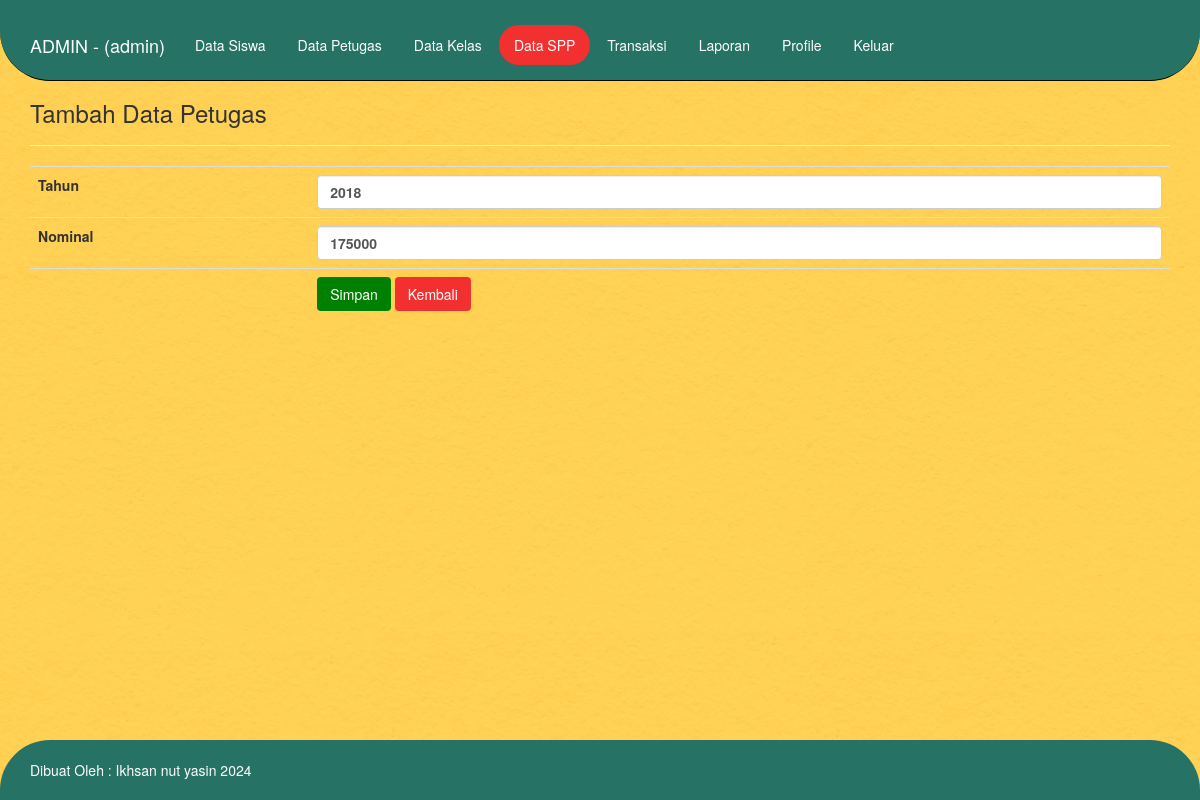
The page /app/admin/edit_spp.php?id=2 (signed in) on the database its author committed.
### tables this page shows
CREATE TABLE `tb_petugas` (
  `id_petugas` int(11) NOT NULL,
  `username` varchar(35) NOT NULL,
  `password` varchar(50) NOT NULL,
  `nama_petugas` varchar(35) NOT NULL,
  `alamat` varchar(100) NOT NULL,
  `telepon` varchar(15) NOT NULL,
  `level` enum('admin','petugas') NOT NULL
);

CREATE TABLE `tb_spp` (
  `id_spp` int(11) NOT NULL,
  `tahun` int(11) NOT NULL,
  `nominal` int(11) NOT NULL
);

### app/admin/edit_spp.php (the view, shortened to what this page needs)
<?php
    include "../inc/koneksi.php";
    $qprofil = mysqli_query($konek, "SELECT * FROM tb_petugas WHERE id_petugas='$_SESSION[id]'");
    $profil = mysqli_fetch_array($qprofil);
?>
<!DOCTYPE html>
<html lang="en">
<head>
    <link href="./../assets/css/bootstrap.min.css" rel="stylesheet">
    <link href="./../assets/style.css" rel="stylesheet">
</head>
<body>
     <nav class="navbar navbar-default navbar-fixed-top" style="border-radius: 0px 0px 50px 50px; border-color: black; background-color:  #267365;">
      <div class="container">
        <div class="navbar-header" style="margin-top: 20px;">
          <a class="navbar-brand" href="./" style="color: white;">ADMIN - (<?php echo $profil['nama_petugas']; ?>)</a>
        </div>
        <div style="margin-top: 25px; margin-bottom: 10px;">
         <ul class="nav nav-pills" role="tablist">
            <li role="presentation"><a href="tampil_siswa.php">Data Siswa</a></li>
            <li role="presentation"><a href="tampil_petugas.php">Data Petugas</a></li>
            <li role="presentation"><a href="tampil_kelas.php">Data Kelas</a></li>
            <li role="presentation" style="background-color: #F23030; border-radius: 50px;"><a href="tampil_spp.php">Data SPP</a></li>
            <li role="presentation"><a href="transaksi.php">Transaksi</a></li>
            <li role="presentation"><a href="laporan.php">Laporan</a></li>
            <li role="presentation"><a href="profile.php">Profile</a></li>
            <li role="presentation"><a href="../inc/logout.php">Keluar</a></li>
      </ul>
        </div>
      </div>
    </nav>
    <?php
        $id = $_GET['id'];
        $sqlEdit = mysqli_query($konek, "SELECT * FROM tb_spp WHERE id_spp='$id'");
        $e = mysqli_fetch_array($sqlEdit);
    ?>
    <div class="container">
        <div class="page-header">
            <h3>Tambah Data Petugas</h3>
        </div>
        <form action="" method="post">
            <table class="table">
                <tr>
                    <td>Tahun</td>
                    <td><input class="form-control" type="number" name="tahun" value="<?php echo $e['tahun']; ?>"></td>
                </tr>
                <tr>
                    <td>Nominal</td>
                    <td><input class="form-control" type="number" name="nominal" value="<?php echo $e['nominal']; ?>"></td>
                </tr>
                <tr>
                    <td></td>
                    <td>
                    <input class="btn " style="background-color:green; color:white;" type="submit" value="Simpan">
                    <a class="btn" style="background-color:#f23030;" href="tampil_spp.php">Kembali</a>
                </td>
                </tr>
            </table>
        </form>
    </div>
<?php include "footer.php"; ?>

### app/assets/style.css (style rules this page uses)
html { position: relative; min-height: 100%; }
body { margin-bottom: 60px; }
body > .container { padding: 60px 15px 0; }

### app/admin/edit_spp.php (style rules this page uses)
body { background-image: url(../assets/img/bg-1.jpg); background-size: cover; }
a { color: white; }
td { font-weight: bold; }

### rows shown on the page
tb_petugas: nama_petugas "admin"
tb_spp: tahun "2018", nominal "175000"
